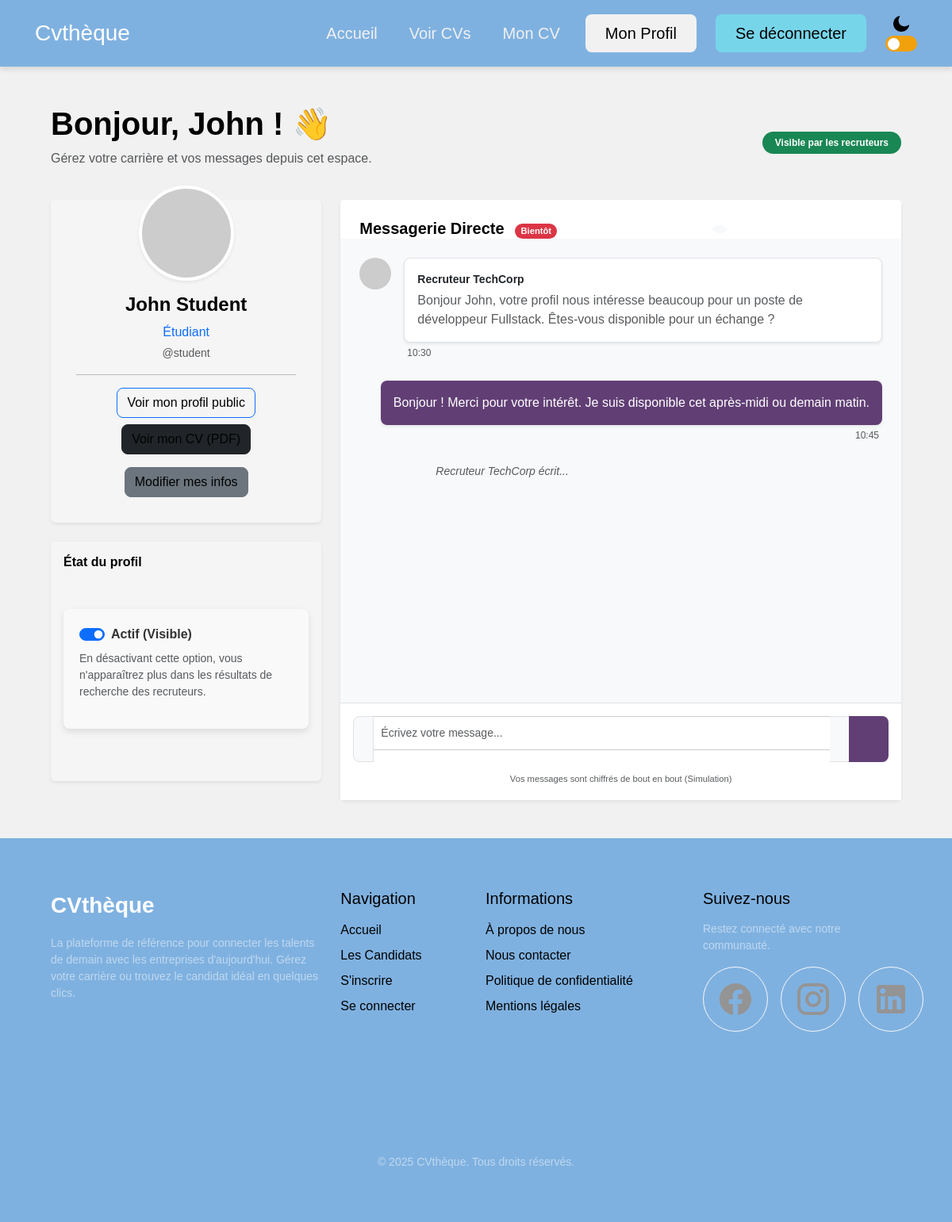
Page /index.php?page=profile-user&id=2 (signed in) on the committed database.
### tables this page shows
CREATE TABLE IF NOT EXISTS `user` (
  `id` int(11) NOT NULL AUTO_INCREMENT,
  `pwd` varchar(256) NOT NULL,
  `email` varchar(100) NOT NULL,
  `role_id` int(11) NOT NULL DEFAULT 1,
  `firstname` varchar(100) NOT NULL,
  `lastname` varchar(100) NOT NULL,
  `job_title` longtext DEFAULT NULL,
  `picture` longtext DEFAULT NULL,
  `phone` varchar(100) NOT NULL,
  `driver_licence` tinyint(4) DEFAULT NULL,
  `username` varchar(100) NOT NULL,
  `country_id` int(10) UNSIGNED DEFAULT NULL,
  `is_active` tinyint(1) DEFAULT 1,
  PRIMARY KEY (`id`),
  KEY `fk_user_role_idx` (`role_id`),
  KEY `fk_user_country1_idx` (`country_id`)
);

### pages/profile-user.php (the view, shortened to what this page needs)
<?php
$user_id = $_SESSION['user']['id'];
$stmt = $pdo->prepare("SELECT * FROM user WHERE id = ?");
$stmt->execute([$user_id]);
$user = $stmt->fetch(PDO::FETCH_ASSOC);
?>
<div class="container py-5">
    <div class="row mb-4 align-items-center">
        <div class="col-md-8">
            <h1 class="display-6 fw-bold">Bonjour, <?= htmlspecialchars($user['firstname']) ?> ! 👋</h1>
            <p class="text-muted">Gérez votre carrière et vos messages depuis cet espace.</p>
        </div>
        <div class="col-md-4 text-md-end">
            <?php if ($user['is_active']): ?>
                <span class="badge bg-success px-3 py-2 rounded-pill"> Visible par les recruteurs</span>
            <?php else: ?>
                <span class="badge bg-secondary px-3 py-2 rounded-pill"> Profil Masqué</span>
            <?php endif; ?>
        </div>
    </div>
    <div class="row g-4">
        <div class="col-lg-4">
            <div class="card shadow-sm border-0 mb-4 text-center p-3">
                <div class="card-body">
                    <?php
                    $photo = !empty($user['picture']) ? $user['picture'] : 'https://via.placeholder.com/150';
                    ?>
                    <img src="<?= htmlspecialchars($photo) ?>"
                         class="rounded-circle mb-3 border border-4 border-white shadow-sm"
                         style="width: 120px; height: 120px; object-fit: cover; margin-top: -50px; background: #fff;">
                    <h4 class="card-title fw-bold"><?= htmlspecialchars($user['firstname']) . ' ' . htmlspecialchars($user['lastname']) ?></h4>
                    <p class="text-primary mb-1"><?= !empty($user['job_title']) ? htmlspecialchars($user['job_title']) : 'Poste non défini' ?></p>
                    <p class="text-muted small">@<?= htmlspecialchars($user['username']) ?></p>
                    <hr>
                    <div class="d-grid gap-2">
                        <a href="index.php?page=profile-guest&id=<?= $user['id'] ?>" class="btn btn-outline-primary">
                            Voir mon profil public
                        </a>
                        <a href="index.php?page=resume&id=<?= $user['id'] ?>" class="btn btn-dark">
                            Voir mon CV (PDF)
                        </a>
                        <a href="index.php?page=profile-edit" class="btn btn-secondary mt-2">
                            Modifier mes infos
                        </a>
                    </div>
                </div>
            </div>
            <div class="card shadow-sm border-0 mb-4">
                <div class="card-body">
                    <h6 class="fw-bold mb-3">État du profil</h6>
                    <form method="POST">
                        <div class="form-check form-switch">
                            <input class="form-check-input" type="checkbox" id="visibilitySwitch"
                                   onchange="this.form.submit()" <?= $user['is_active'] ? 'checked' : '' ?>>
                            <label class="form-check-label" for="visibilitySwitch">
                                <?= $user['is_active'] ? 'Actif (Visible)' : 'Inactif (Caché)' ?>
                            </label>
                        </div>
                        <p class="small text-muted mt-2">
                            En désactivant cette option, vous n'apparaîtrez plus dans les résultats de recherche des
                            recruteurs.
                        </p>
                    </form>
                </div>
            </div>
        </div>
        <div class="col-lg-8">
            <div class="card shadow-sm border-0 h-100">
                <div class="card-header bg-white border-bottom-0 pt-4 px-4 pb-0 d-flex justify-content-between align-items-center">
                    <h5 class="fw-bold mb-0">Messagerie Directe <span class="badge bg-danger rounded-pill ms-2"
                                                                      style="font-size: 0.7rem;">Bientôt</span></h5>
                    <button class="btn btn-sm btn-light rounded-circle"></button>
                </div>
                <div class="card-body p-0 d-flex flex-column" style="height: 500px;">
                    <div class="flex-grow-1 p-4" style="overflow-y: auto; background-color: #f8f9fa;">
                        <div class="d-flex mb-4">
                            <img src="https://via.placeholder.com/40" class="rounded-circle me-3" width="40"
                                 height="40">
                            <div>
                                <div class="bg-white p-3 rounded-3 shadow-sm border">
                                    <p class="mb-1 fw-bold small text-dark">Recruteur TechCorp</p>
                                    <p class="mb-0 text-muted">Bonjour <?= htmlspecialchars($user['firstname']) ?>,
                                        votre profil nous intéresse beaucoup pour un poste de développeur Fullstack.
                                        Êtes-vous disponible pour un échange ?</p>
                                </div>
                                <small class="text-muted ms-1" style="font-size: 0.75rem;">10:30</small>
                            </div>
                        </div>
                        <div class="d-flex mb-4 justify-content-end">
                            <div class="text-end">
                                <div class="p-3 rounded-3 shadow-sm text-white" style="background-color: #613F75;">
                                    <p class="mb-0">Bonjour ! Merci pour votre intérêt. Je suis disponible cet
                                        après-midi ou demain matin.</p>
                                </div>
                                <small class="text-muted me-1" style="font-size: 0.75rem;">10:45 </small>
                            </div>
                        </div>
                        <div class="d-flex align-items-center text-muted small ms-5 ps-2">
                            <span class="ms-2 fst-italic">Recruteur TechCorp écrit...</span>
                        </div>
                    </div>
                    <div class="p-3 border-top bg-white">
                        <div class="input-group">
                            <button class="btn btn-light border" type="button"></button>
                            <input type="text" class="form-control border-start-0 border-end-0"
                                   placeholder="Écrivez votre message..." aria-label="Message">
                            <button class="btn btn-light border-start-0 border" type="button"></button>
                            <button class="btn text-white fw-bold px-4" type="button"
                                    style="background-color: #613F75;">
                            </button>
                        </div>
                        <div class="text-center mt-2">
                            <small class="text-muted" style="font-size: 0.7rem;"> Vos messages sont chiffrés de bout en
                                bout (Simulation)</small>
                        </div>
                    </div>
                </div>
            </div>
        </div>
    </div>
</div>

### assets/css/index.css (style rules this page uses)
* { box-sizing: border-box; }
[data-theme = "light"] { --bg-color: #F1F1F1; --bg2-color: #f5f5f5; --text-color: #010101; --text-color-inverse: #f1f1f1; --profile-bg-card: #797777; --guest-main: #613F75; --guest-hover: #7d5c9c; --guest-primary: #b6859a; --guest-secondary: #965e78; --guest-tertiary: #F39199; --student-main: var(--student-primary); --student-hover: #5C90C7; --student-primary: #7fb1e0; --student-secondary: #77d5ea; --student-tertiary: #A6D4FF; --admin-main: var(--admin-primary); --admin-hover: #C75C5C; --admin-primary: #E38A8A; --admin-secondary: #c75c75; --admin-tertiary: #FFA6A6; }
body { margin: 0; min-height: 100vh; display: flex; flex-direction: column; font-family: Arial, sans-serif; background-color: var(--bg-color); color: var(--text-color); transition: background-color 0.3s ease, color 0.3s ease; }
a { list-style: none; text-decoration: none; color: var(--text-color); }
.container { margin: 0 auto; padding: 4rem; }
.container { margin: 0 auto; max-width: 1200px; }
form { max-width: 3000px !important; }
.card { background-color: var(--bg2-color); color: var(--text-color); }

### assets/css/header-footer.css (style rules this page uses)
.btn { margin: 0 auto; cursor: pointer; transition: all 0.3s ease; color: var(--text-button); }
.btn { cursor: pointer; transition: all 0.3s ease; border-radius: 8px; }

### assets/css/register-login.css (style rules this page uses)
form { max-width: 600px; margin: 50px auto; padding: 20px; background-color: #f9f9f9; border-radius: 8px; box-shadow: 0 4px 8px rgba(0, 0, 0, 0.1); font-family: Arial, sans-serif; }
label { display: block; margin-bottom: 8px; font-weight: bold; color: #333; }
input[type="text"], input[type="submit"], input[type="password"], input[type="email"], textarea, select { width: 100%; padding: 10px; margin-bottom: 15px; border: 1px solid #ccc; border-radius: 4px; font-size: 14px; transition: border-color 0.3s ease; }

### rows in the picture
user: firstname "John", lastname "Student", job_title "Étudiant", username "student", is_active "☑"
